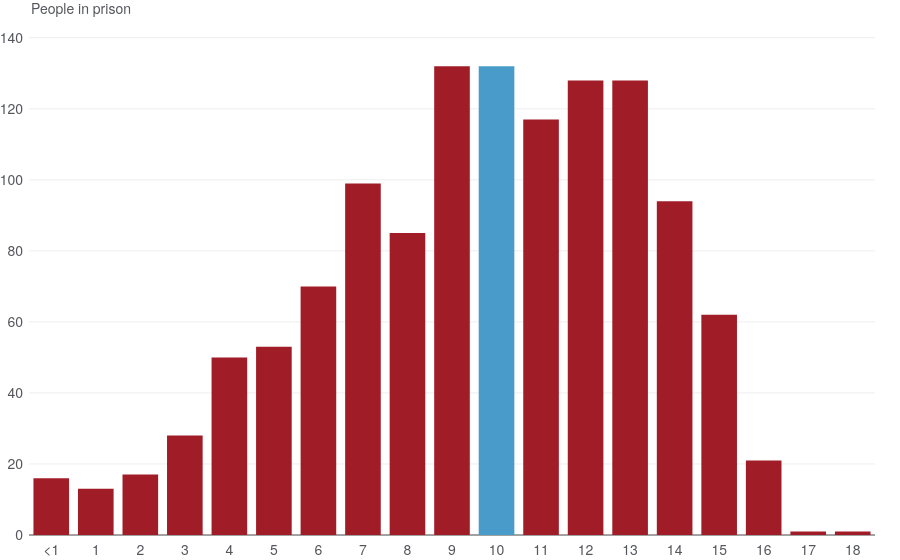

The code cell stored with this chart in its notebook:
### Code cell
## Plotting
fig = go.Figure()

fig.add_traces(
    go.Bar(
        x=df["short_years"],
        y=df["value"],
        customdata=df['years'],
        hovertemplate="%{y} people<extra>%{customdata}</extra>",
        marker_color=marker_color,
    )
)

fig.update_layout(
    hovermode='x',
    yaxis_tickformat= ",.0f",
    yaxis_automargin=True, #To avoid clipping of y-axis labels
    xaxis_dtick=1,
    margin_pad=5,
    margin=dict(t=20, b=25, l=0, r=25),
)

fig.update_yaxes(
    range=[0,145],
)

fig.update_xaxes(
    type='category',
)

## Chart annotations
annotations = []

# Add y-axis label annotation with placement based on dataframe column
prt_theme.add_annotation(
    annotations, "People in prison", annotation_type="y-axis"
)

# Adding annotations to layout
fig.update_layout(annotations=annotations)
fig.show()

### Figure 1 — Plotly figure (JSON) as saved in the notebook; plotly's stock layout.template omitted (floating-point values rounded to 4 significant figures)
{"data": [{"customdata": ["Less than 1 year", "From 1 year to less than 2 years", "From 2 years to less than 3 years", "From 3 years to less than 4 years", "From 4 years to less than 5 years", "From 5 years to less than 6 years", "From 6 years to less than 7 years", "From 7 years to less than 8 years", "From 8 years to less than 9 years", "From 9 years to less than 10 years", "From 10 years to less than 11 years ", "From 11 years to less than 12 years ", "From 12 years to less than 13 years ", "From 13 years to less than 14 years ", "From 14 years to less than 15 years ", "From 15 years to less than 16 years ", "From 16 years to less than 17 years ", "From 17 years to less than 18 years ", "From 18 years to less than 19 years "], "hovertemplate": "%{y} people<extra>%{customdata}</extra>", "marker": {"color": ["#A01D28", "#A01D28", "#A01D28", "#A01D28", "#A01D28", "#A01D28", "#A01D28", "#A01D28", "#A01D28", "#A01D28", "#499CC9", "#A01D28", "#A01D28", "#A01D28", "#A01D28", "#A01D28", "#A01D28", "#A01D28", "#A01D28"]}, "type": "bar", "x": ["<1", "1", "2", "3", "4", "5", "6", "7", "8", "9", "10", "11", "12", "13", "14", "15", "16", "17", "18"], "y": [16, 13, 17, 28, 50, 53, 70, 99, 85, 132, 132, 117, 128, 128, 94, 62, 21, 1, 1]}], "layout": {"annotations": [{"font": {"size": 14}, "showarrow": false, "text": "People in prison", "x": 0, "xanchor": "left", "xref": "paper", "y": 1, "yanchor": "bottom", "yref": "paper"}], "hovermode": "x", "margin": {"b": 25, "l": 0, "pad": 5, "r": 25, "t": 20}, "xaxis": {"dtick": 1, "type": "category"}, "yaxis": {"automargin": true, "range": [0, 145], "tickformat": ",.0f"}}}
